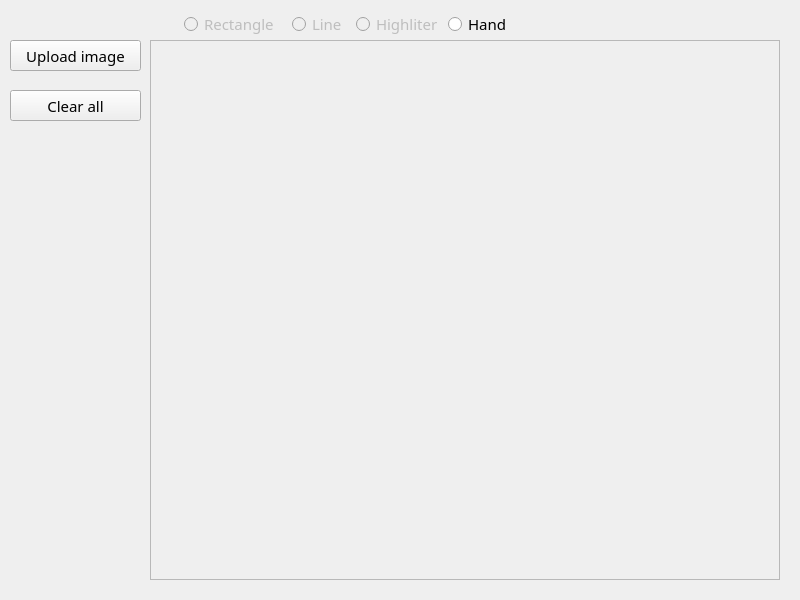
<?xml version="1.0" encoding="UTF-8"?>
<ui version="4.0">
 <class>SummerProject</class>
 <widget class="QMainWindow" name="SummerProject">
  <property name="enabled">
   <bool>true</bool>
  </property>
  <property name="geometry">
   <rect>
    <x>0</x>
    <y>0</y>
    <width>800</width>
    <height>600</height>
   </rect>
  </property>
  <property name="sizePolicy">
   <sizepolicy hsizetype="Fixed" vsizetype="Fixed">
    <horstretch>0</horstretch>
    <verstretch>0</verstretch>
   </sizepolicy>
  </property>
  <property name="maximumSize">
   <size>
    <width>16777212</width>
    <height>16777215</height>
   </size>
  </property>
  <property name="mouseTracking">
   <bool>false</bool>
  </property>
  <property name="contextMenuPolicy">
   <enum>Qt::ContextMenuPolicy::NoContextMenu</enum>
  </property>
  <property name="windowTitle">
   <string>Учитель</string>
  </property>
  <widget class="QWidget" name="centralwidget">
   <widget class="Custom_View" name="image_viewer">
    <property name="enabled">
     <bool>false</bool>
    </property>
    <property name="geometry">
     <rect>
      <x>150</x>
      <y>40</y>
      <width>630</width>
      <height>540</height>
     </rect>
    </property>
    <property name="sizePolicy">
     <sizepolicy hsizetype="Fixed" vsizetype="Fixed">
      <horstretch>0</horstretch>
      <verstretch>0</verstretch>
     </sizepolicy>
    </property>
    <property name="mouseTracking">
     <bool>false</bool>
    </property>
    <property name="backgroundBrush">
     <brush brushstyle="NoBrush">
      <color alpha="0">
       <red>0</red>
       <green>0</green>
       <blue>0</blue>
      </color>
     </brush>
    </property>
    <property name="foregroundBrush">
     <brush brushstyle="NoBrush">
      <color alpha="0">
       <red>0</red>
       <green>0</green>
       <blue>0</blue>
      </color>
     </brush>
    </property>
   </widget>
   <widget class="QPushButton" name="upload_btn">
    <property name="geometry">
     <rect>
      <x>10</x>
      <y>40</y>
      <width>131</width>
      <height>31</height>
     </rect>
    </property>
    <property name="font">
     <font>
      <family>Swis721 LtEx BT</family>
      <pointsize>11</pointsize>
     </font>
    </property>
    <property name="cursor">
     <cursorShape>PointingHandCursor</cursorShape>
    </property>
    <property name="text">
     <string>Upload image</string>
    </property>
   </widget>
   <widget class="QRadioButton" name="draw_rectangle">
    <property name="enabled">
     <bool>false</bool>
    </property>
    <property name="geometry">
     <rect>
      <x>184</x>
      <y>12</y>
      <width>102</width>
      <height>24</height>
     </rect>
    </property>
    <property name="font">
     <font>
      <family>Swis721 LtEx BT</family>
      <pointsize>11</pointsize>
     </font>
    </property>
    <property name="text">
     <string>Rectangle</string>
    </property>
   </widget>
   <widget class="QRadioButton" name="draw_line">
    <property name="enabled">
     <bool>false</bool>
    </property>
    <property name="geometry">
     <rect>
      <x>292</x>
      <y>12</y>
      <width>58</width>
      <height>24</height>
     </rect>
    </property>
    <property name="font">
     <font>
      <family>Swis721 LtEx BT</family>
      <pointsize>11</pointsize>
     </font>
    </property>
    <property name="text">
     <string>Line</string>
    </property>
   </widget>
   <widget class="QPushButton" name="clearAll_btn">
    <property name="enabled">
     <bool>true</bool>
    </property>
    <property name="geometry">
     <rect>
      <x>10</x>
      <y>90</y>
      <width>131</width>
      <height>31</height>
     </rect>
    </property>
    <property name="font">
     <font>
      <family>Swis721 LtEx BT</family>
      <pointsize>11</pointsize>
     </font>
    </property>
    <property name="cursor">
     <cursorShape>PointingHandCursor</cursorShape>
    </property>
    <property name="text">
     <string>Clear all</string>
    </property>
   </widget>
   <widget class="QRadioButton" name="draw_highlighter">
    <property name="enabled">
     <bool>false</bool>
    </property>
    <property name="geometry">
     <rect>
      <x>356</x>
      <y>12</y>
      <width>86</width>
      <height>24</height>
     </rect>
    </property>
    <property name="font">
     <font>
      <family>Swis721 LtEx BT</family>
      <pointsize>11</pointsize>
     </font>
    </property>
    <property name="text">
     <string>Highliter</string>
    </property>
   </widget>
   <widget class="QRadioButton" name="hand">
    <property name="enabled">
     <bool>true</bool>
    </property>
    <property name="geometry">
     <rect>
      <x>448</x>
      <y>12</y>
      <width>67</width>
      <height>24</height>
     </rect>
    </property>
    <property name="font">
     <font>
      <family>Swis721 LtEx BT</family>
      <pointsize>11</pointsize>
     </font>
    </property>
    <property name="text">
     <string>Hand</string>
    </property>
   </widget>
  </widget>
 </widget>
 <customwidgets>
  <customwidget>
   <class>Custom_View</class>
   <extends>QGraphicsView</extends>
   <header location="global">custom_view.h</header>
  </customwidget>
 </customwidgets>
 <resources/>
 <connections/>
</ui>
